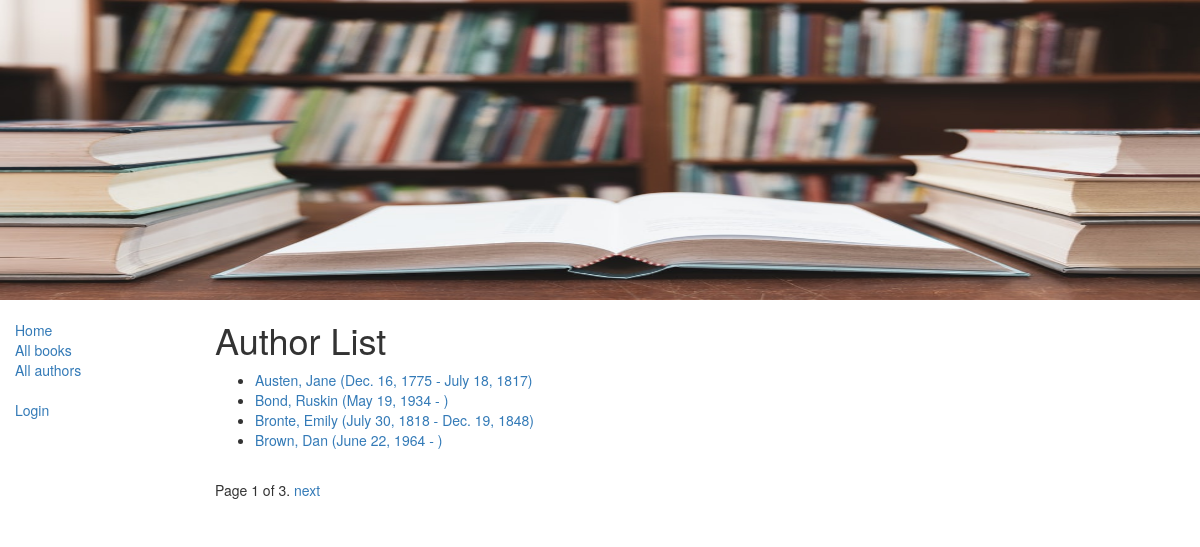
Screenshot of /catalog/authors/ with the database file from the repository.
### catalog/models.py (models this page shows)
class Author(models.Model):
	first_name = models.CharField(max_length=100)
	last_name = models.CharField(max_length=100)
	date_of_birth = models.DateField(null=True, blank=True)
	date_of_death = models.DateField('Died', null=True, blank=True)
	class Meta:
		ordering = ["last_name","first_name"]
	def get_absolute_url(self):
		return reverse('author-detail', args=[str(self.id)])
	def __str__(self):
		return '{0}, {1}'.format(self.last_name,self.first_name)

### catalog/views.py (the view)
# urls.py: path('authors/', views.AuthorListView.as_view(), name='authors'),
class AuthorListView(generic.ListView):
	model = Author
	paginate_by = 4

### catalog/templates/catalog/author_list.html
{% extends "base_generic.html" %}
{% block content %}
<h1>Author List</h1>
{% if author_list %}
  <ul>
  {% for author in author_list %}
    <li>
      <a href="{{ author.get_absolute_url }}">
      {{ author }} ({{author.date_of_birth}} - {% if author.date_of_death %}{{author.date_of_death}}{% endif %})
      </a>
    </li>
  {% endfor %}
 </ul>
{% else %}
  <p>There are no authors available.</p>
{% endif %}
{% endblock %}

### catalog/templates/base_generic.html (shortened to what this page needs)
<!DOCTYPE html>
<html lang="en">
<head>
  <link rel="stylesheet" href="https://maxcdn.bootstrapcdn.com/bootstrap/3.3.7/css/bootstrap.min.css">
  {% load static %}
  <link rel="stylesheet" href="{% static 'css/styles.css' %}">
  <img src="{% static 'catalog/images/lib1.jpg' %}" alt="My image" style="width:100%;height:300px;"/>
</head>
<body>
  <div class="container-fluid">
    <div class="row">
      <div class="col-sm-2">
      {% block sidebar %}
      <ul class="sidebar-nav">
          <li><a href="{% url 'index' %}">Home</a></li>
          <li><a href="{% url 'books' %}">All books</a></li>
          <li><a href="{% url 'authors' %}">All authors</a></li>
	  </ul>
	  <ul class="sidebar-nav">
		  {% if user.is_authenticated %}
			<li>User: {{ user.get_username }}</li>
			<li><a href="{% url 'my-borrowed' %}">My Borrowed</a></li>
			<li><a href="{% url 'logout'%}?next={{request.path}}">Logout</a></li>
		  {% else %}
			<li><a href="{% url 'login'%}?next={{request.path}}">Login</a></li>
		  {% endif %}
      </ul>
     {% endblock %}
      </div>
      <div class="col-sm-10 ">
      {% block content %}{% endblock %}
		{% block pagination %}
			{% if is_paginated %}
				<div class="pagination">
					<span class="page-links">
					<span class="page-current">
						Page {{ page_obj.number }} of {{ page_obj.paginator.num_pages }}.
					</span>
					{% if page_obj.has_next %}
						<a href="{{ request.path }}?page={{ page_obj.next_page_number }}">next</a>
					{% endif %}
          </span>
      </div>
  {% endif %}
{% endblock %}
      </div>
    </div>
  </div>
</body>
</html>

### catalog/static/css/styles.css (style rules this page uses)
.sidebar-nav { margin-top: 20px; padding: 0; list-style: none; }

### rows the page displays
Author: last_name+first_name "Austen, Jane", date_of_birth "Dec. 16, 1775", date_of_death "July 18, 1817"
Author: last_name+first_name "Bond, Ruskin", date_of_birth "May 19, 1934"
Author: last_name+first_name "Bronte, Emily", date_of_birth "July 30, 1818", date_of_death "Dec. 19, 1848"
Author: last_name+first_name "Brown, Dan", date_of_birth "June 22, 1964"

### other values shown
{{ page_obj.number }} "1"
{{ page_obj.paginator.num_pages }} "3"
